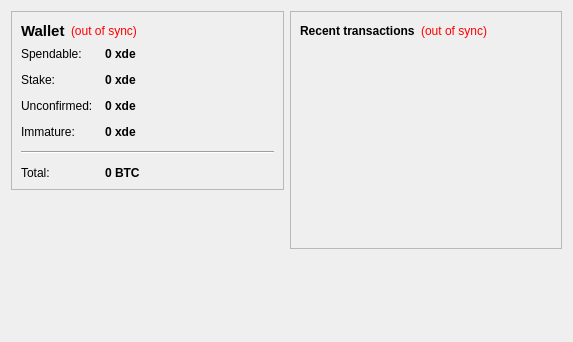
<?xml version="1.0" encoding="UTF-8"?>
<ui version="4.0">
 <class>OverviewPage</class>
 <widget class="QWidget" name="OverviewPage">
  <property name="geometry">
   <rect>
    <x>0</x>
    <y>0</y>
    <width>573</width>
    <height>342</height>
   </rect>
  </property>
  <property name="windowTitle">
   <string>Form</string>
  </property>
  <layout class="QHBoxLayout" name="horizontalLayout" stretch="1,1">
   <item>
    <layout class="QVBoxLayout" name="verticalLayout_2">
     <item>
      <widget class="QFrame" name="frame">
       <property name="frameShape">
        <enum>QFrame::StyledPanel</enum>
       </property>
       <property name="frameShadow">
        <enum>QFrame::Raised</enum>
       </property>
       <layout class="QVBoxLayout" name="verticalLayout_4">
        <item>
         <layout class="QHBoxLayout" name="horizontalLayout_4">
          <item>
           <widget class="QLabel" name="label_5">
            <property name="font">
             <font>
              <pointsize>11</pointsize>
              <weight>75</weight>
              <bold>true</bold>
             </font>
            </property>
            <property name="text">
             <string>Wallet</string>
            </property>
           </widget>
          </item>
          <item>
           <widget class="QLabel" name="labelWalletStatus">
            <property name="toolTip">
             <string>The displayed information may be out of date. Your wallet automatically synchronizes with the XDECoin network after a connection is established, but this process has not completed yet.</string>
            </property>
            <property name="styleSheet">
             <string notr="true">QLabel { color: red; }</string>
            </property>
            <property name="text">
             <string notr="true">(out of sync)</string>
            </property>
            <property name="alignment">
             <set>Qt::AlignLeading|Qt::AlignLeft|Qt::AlignVCenter</set>
            </property>
           </widget>
          </item>
          <item>
           <spacer name="horizontalSpacer_2">
            <property name="orientation">
             <enum>Qt::Horizontal</enum>
            </property>
            <property name="sizeHint" stdset="0">
             <size>
              <width>40</width>
              <height>20</height>
             </size>
            </property>
           </spacer>
          </item>
         </layout>
        </item>
        <item>
         <layout class="QFormLayout" name="formLayout_2">
          <property name="fieldGrowthPolicy">
           <enum>QFormLayout::AllNonFixedFieldsGrow</enum>
          </property>
          <property name="horizontalSpacing">
           <number>12</number>
          </property>
          <property name="verticalSpacing">
           <number>12</number>
          </property>
          <item row="0" column="0">
           <widget class="QLabel" name="label">
            <property name="text">
             <string>Spendable:</string>
            </property>
           </widget>
          </item>
          <item row="0" column="1">
           <widget class="QLabel" name="labelBalance">
            <property name="font">
             <font>
              <weight>75</weight>
              <bold>true</bold>
             </font>
            </property>
            <property name="cursor">
             <cursorShape>IBeamCursor</cursorShape>
            </property>
            <property name="toolTip">
             <string>Your current spendable balance</string>
            </property>
            <property name="text">
             <string notr="true">0 xde</string>
            </property>
            <property name="textInteractionFlags">
             <set>Qt::LinksAccessibleByMouse|Qt::TextSelectableByKeyboard|Qt::TextSelectableByMouse</set>
            </property>
           </widget>
          </item>
          <item row="1" column="0">
           <widget class="QLabel" name="label_6">
            <property name="text">
             <string>Stake:</string>
            </property>
           </widget>
          </item>
          <item row="1" column="1">
           <widget class="QLabel" name="labelStake">
            <property name="font">
             <font>
              <weight>75</weight>
              <bold>true</bold>
             </font>
            </property>
            <property name="cursor">
             <cursorShape>IBeamCursor</cursorShape>
            </property>
            <property name="toolTip">
             <string>Total of coins that was staked, and do not yet count toward the current balance</string>
            </property>
            <property name="text">
             <string notr="true">0 xde</string>
            </property>
            <property name="textInteractionFlags">
             <set>Qt::LinksAccessibleByMouse|Qt::TextSelectableByKeyboard|Qt::TextSelectableByMouse</set>
            </property>
           </widget>
          </item>
          <item row="2" column="0">
           <widget class="QLabel" name="label_3">
            <property name="text">
             <string>Unconfirmed:</string>
            </property>
           </widget>
          </item>
          <item row="2" column="1">
           <widget class="QLabel" name="labelUnconfirmed">
            <property name="font">
             <font>
              <weight>75</weight>
              <bold>true</bold>
             </font>
            </property>
            <property name="cursor">
             <cursorShape>IBeamCursor</cursorShape>
            </property>
            <property name="toolTip">
             <string>Total of transactions that have yet to be confirmed, and do not yet count toward the current balance</string>
            </property>
            <property name="text">
             <string notr="true">0 xde</string>
            </property>
            <property name="textInteractionFlags">
             <set>Qt::LinksAccessibleByMouse|Qt::TextSelectableByKeyboard|Qt::TextSelectableByMouse</set>
            </property>
           </widget>
          </item>
          <item row="3" column="0">
           <widget class="QLabel" name="labelImmatureText">
            <property name="text">
             <string>Immature:</string>
            </property>
           </widget>
          </item>
          <item row="3" column="1">
           <widget class="QLabel" name="labelImmature">
            <property name="font">
             <font>
              <weight>75</weight>
              <bold>true</bold>
             </font>
            </property>
            <property name="toolTip">
             <string>Mined balance that has not yet matured</string>
            </property>
            <property name="text">
             <string notr="true">0 xde</string>
            </property>
            <property name="textInteractionFlags">
             <set>Qt::LinksAccessibleByMouse|Qt::TextSelectableByKeyboard|Qt::TextSelectableByMouse</set>
            </property>
           </widget>
          </item>
          <item row="4" column="0" colspan="2">
           <widget class="Line" name="line">
            <property name="orientation">
             <enum>Qt::Horizontal</enum>
            </property>
           </widget>
          </item>
          <item row="5" column="0">
           <widget class="QLabel" name="labelTotalText">
            <property name="text">
             <string>Total:</string>
            </property>
           </widget>
          </item>
          <item row="5" column="1">
           <widget class="QLabel" name="labelTotal">
            <property name="font">
             <font>
              <weight>75</weight>
              <bold>true</bold>
             </font>
            </property>
            <property name="cursor">
             <cursorShape>IBeamCursor</cursorShape>
            </property>
            <property name="toolTip">
             <string>Your current total balance</string>
            </property>
            <property name="text">
             <string notr="true">0 BTC</string>
            </property>
            <property name="textInteractionFlags">
             <set>Qt::LinksAccessibleByMouse|Qt::TextSelectableByKeyboard|Qt::TextSelectableByMouse</set>
            </property>
           </widget>
          </item>
         </layout>
        </item>
       </layout>
      </widget>
     </item>
     <item>
      <spacer name="verticalSpacer_3">
       <property name="orientation">
        <enum>Qt::Vertical</enum>
       </property>
       <property name="sizeHint" stdset="0">
        <size>
         <width>20</width>
         <height>40</height>
        </size>
       </property>
      </spacer>
     </item>
     <item>
      <widget class="QLabel" name="label_2">
       <property name="text">
        <string/>
       </property>
       <property name="pixmap">
        <pixmap resource="../bitcoin.qrc">:/images/backg</pixmap>
       </property>
       <property name="scaledContents">
        <bool>false</bool>
       </property>
       <property name="alignment">
        <set>Qt::AlignCenter</set>
       </property>
      </widget>
     </item>
     <item>
      <spacer name="verticalSpacer">
       <property name="orientation">
        <enum>Qt::Vertical</enum>
       </property>
       <property name="sizeHint" stdset="0">
        <size>
         <width>20</width>
         <height>40</height>
        </size>
       </property>
      </spacer>
     </item>
    </layout>
   </item>
   <item>
    <layout class="QVBoxLayout" name="verticalLayout_3">
     <item>
      <widget class="QFrame" name="frame_2">
       <property name="frameShape">
        <enum>QFrame::StyledPanel</enum>
       </property>
       <property name="frameShadow">
        <enum>QFrame::Raised</enum>
       </property>
       <layout class="QVBoxLayout" name="verticalLayout">
        <item>
         <layout class="QHBoxLayout" name="horizontalLayout_2">
          <item>
           <widget class="QLabel" name="label_4">
            <property name="text">
             <string>&lt;b&gt;Recent transactions&lt;/b&gt;</string>
            </property>
           </widget>
          </item>
          <item>
           <widget class="QLabel" name="labelTransactionsStatus">
            <property name="toolTip">
             <string>The displayed information may be out of date. Your wallet automatically synchronizes with the XDECoin network after a connection is established, but this process has not completed yet.</string>
            </property>
            <property name="styleSheet">
             <string notr="true">QLabel { color: red; }</string>
            </property>
            <property name="text">
             <string notr="true">(out of sync)</string>
            </property>
            <property name="alignment">
             <set>Qt::AlignRight|Qt::AlignTrailing|Qt::AlignVCenter</set>
            </property>
           </widget>
          </item>
          <item>
           <spacer name="horizontalSpacer">
            <property name="orientation">
             <enum>Qt::Horizontal</enum>
            </property>
            <property name="sizeHint" stdset="0">
             <size>
              <width>40</width>
              <height>20</height>
             </size>
            </property>
           </spacer>
          </item>
         </layout>
        </item>
        <item>
         <widget class="QListView" name="listTransactions">
          <property name="styleSheet">
           <string notr="true">QListView { background: transparent; }</string>
          </property>
          <property name="frameShape">
           <enum>QFrame::NoFrame</enum>
          </property>
          <property name="verticalScrollBarPolicy">
           <enum>Qt::ScrollBarAlwaysOff</enum>
          </property>
          <property name="horizontalScrollBarPolicy">
           <enum>Qt::ScrollBarAlwaysOff</enum>
          </property>
          <property name="selectionMode">
           <enum>QAbstractItemView::NoSelection</enum>
          </property>
         </widget>
        </item>
       </layout>
      </widget>
     </item>
     <item>
      <spacer name="verticalSpacer_2">
       <property name="orientation">
        <enum>Qt::Vertical</enum>
       </property>
       <property name="sizeHint" stdset="0">
        <size>
         <width>20</width>
         <height>40</height>
        </size>
       </property>
      </spacer>
     </item>
    </layout>
   </item>
  </layout>
 </widget>
 <resources>
  <include location="../bitcoin.qrc"/>
 </resources>
 <connections/>
</ui>
